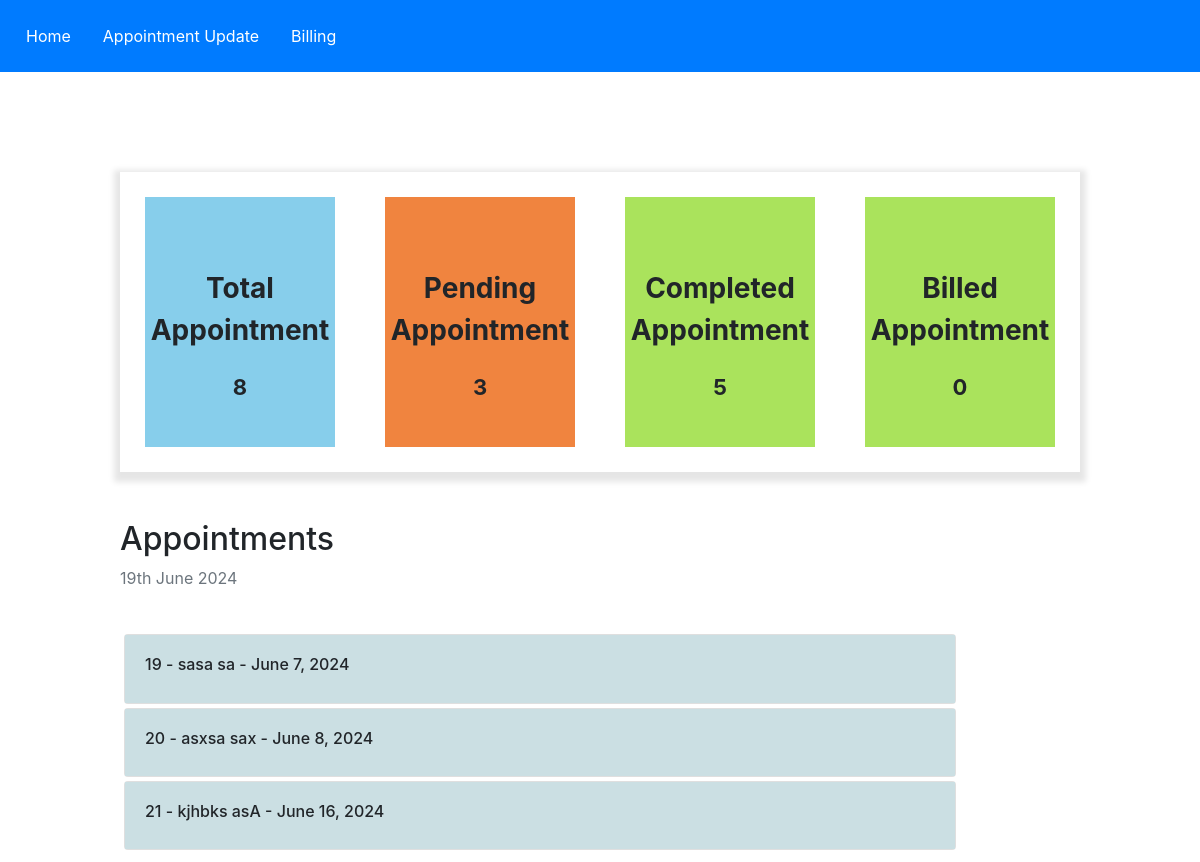
Page /staff on the earlier database version.
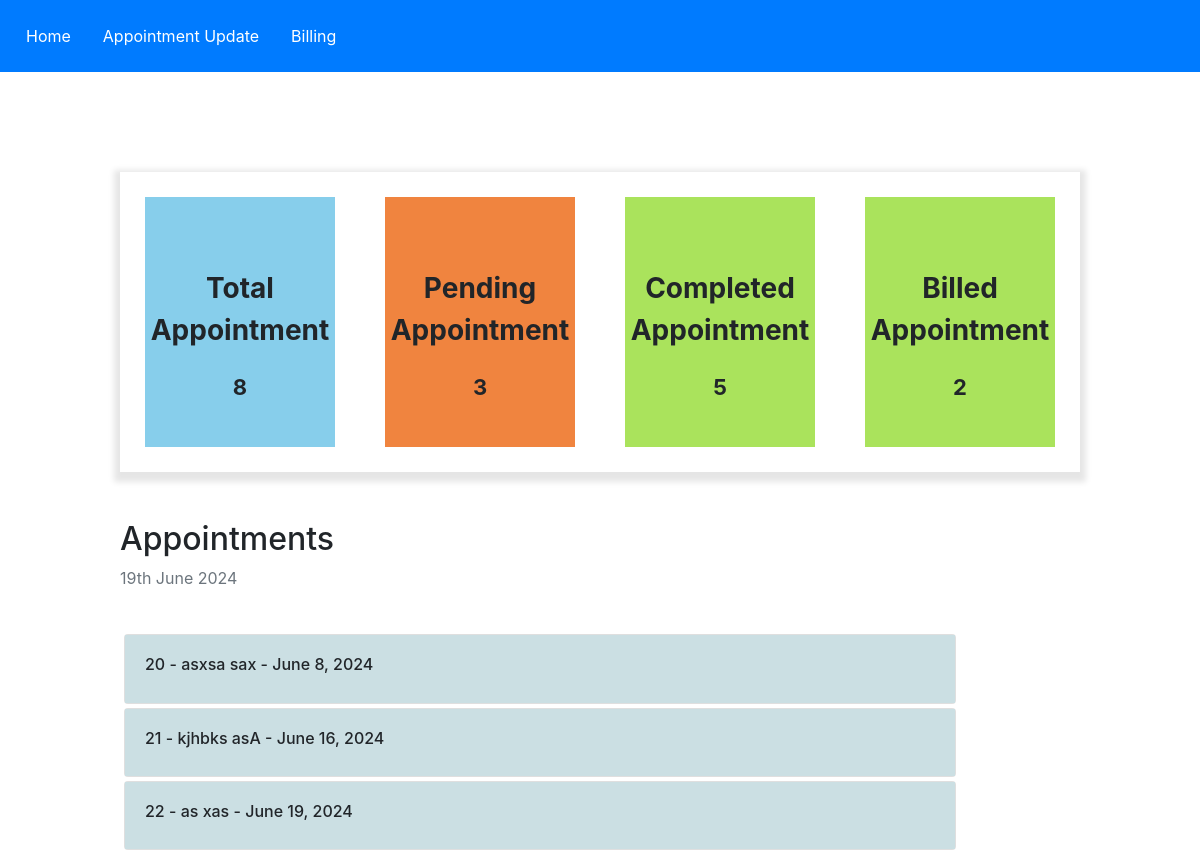
Same page on the later database version.
### Hospital_app/models.py (models this page shows, shortened)
class Appointment(models.Model):
    GENDER = [
        ('other', 'Other'),
        ('male', 'Male'),
        ('female', 'Female'),
    ]
    user = models.ForeignKey(User, on_delete=models.CASCADE)
    first_name = models.CharField(max_length=100)
    last_name = models.CharField(max_length=100, default='')
    email = models.EmailField(max_length=100, default='')
    phone = models.IntegerField(max_length=10, default=9404733748)
    department = models.ForeignKey(Department, on_delete=models.CASCADE, default=False)
    doctor = models.ForeignKey(Doctor, on_delete=models.CASCADE,  default=False)
    date = models.DateField(auto_now_add=True)
    gender = models.CharField(max_length=10, choices=GENDER, default='other')
    is_completed = models.BooleanField(default=False)
    is_cancelled = models.BooleanField(default=False)
    status = models.BooleanField(default=True)
    billed = models.BooleanField(default=False)

### hospital_staff/views.py (the view)
# urls.py: path('staff', views.admin_home, name='staff_home'),
def admin_home(request):
    total = Appointment.objects.all().count()
    appointment = Appointment.objects.filter(is_completed=False)
    billed = Appointment.objects.filter(billed=True, is_completed=True).count()
    pending = Appointment.objects.filter(is_completed=False).count()
    completed = Appointment.objects.filter(is_completed=True).count()
    patientcount = Appointment.objects.filter(status=True).count()
    return render(request, 'staff/home.html', {'patientcount': patientcount, 'appointment': appointment, 'pending': pending, 'completed': completed, 'total': total, 'billed': billed})

### templates/staff/home.html (shortened to what this page needs)
<!DOCTYPE html>
{% load static %}
<html lang="en">
<head>
    <link rel="stylesheet" href="{% static 'staff/index.css' %}">
    <link rel="stylesheet" href="https://stackpath.bootstrapcdn.com/bootstrap/4.5.2/css/bootstrap.min.css">
</head>
<body>
<nav>
        <ul>
            <li><a href="{% url 'staff_home' %}">Home</a></li>
            <li><a href="{% url 'appointment_update' %}">Appointment Update</a></li>
            <li><a href="{% url 'to_bill' %}">Billing</a></li>
        </ul>
    </nav>
    <div style="padding: 20px;">
    </div>
<div class="bg-container">
  <div class="main-card-container d-flex flex-row justify-content-start;">
      <div class="main-card">
        Total<br>Appointment
          <p class="main-card-value">{{total}}</p>
      </div>
      <div class="main-card" style="background-color:#F0843F; ">
        Pending<br>Appointment
          <p class="main-card-value">{{pending}}</p>
      </div>
      <div class="main-card" style="background-color:#AAE35C; ">
        Completed<br>Appointment
          <p class="main-card-value">{{completed}}</p>
      </div>
      <div class="main-card" style="background-color:#AAE35C; ">
        Billed<br>Appointment
          <p class="main-card-value">{{billed}}</p>
      </div>
  </div>
</div>
<div class="table-container">
    <h2>Appointments</h2>
    <p class="text-muted">{% now "jS F Y" %}</p>
    <br>
    {% for i in appointment %}
<div class="card m-1">
    <div class="card-body" style="background-color:#CBDFE3">
        <h6>{{i.id }} - {{i.first_name }} {{i.last_name}} - {{i.date}}</h6>
    </div>
</div>
    {% endfor %}
</div>
</body>
</html>

Differences in the rows shown:
removed Appointment: id "19", first_name "sasa", last_name "sa", date "June 7, 2024"
added Appointment: id "22", first_name "as", last_name "xas", date "June 19, 2024"
Other differences:
{{ billed }}: "0" → "2"
